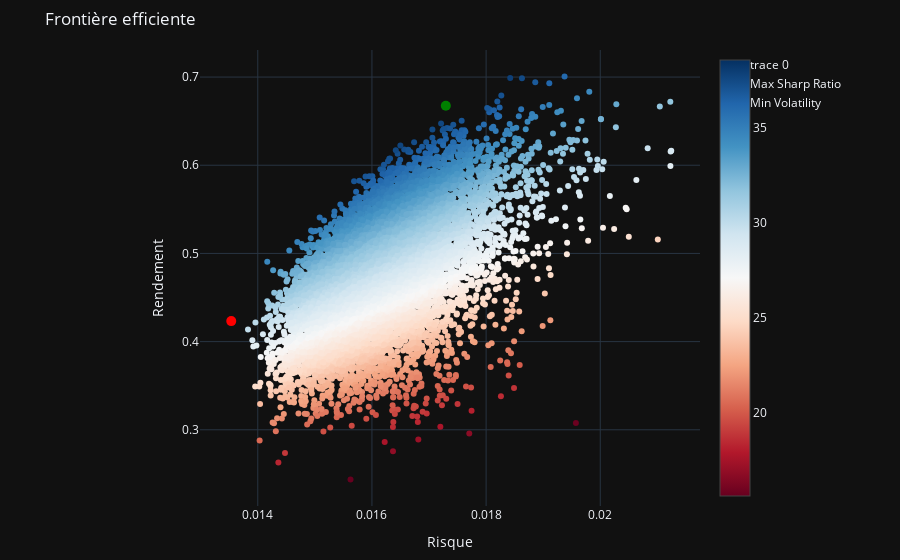

Notebook code for this chart:
### Markdown cell above
Maintenant que nous avons toutes les informations nécessaires, nous pouvons commencer à optimiser notre portefeuille. 

$$
\begin{align}
\max_{w_i} \quad & \mathbf{w}^T \mathbf{R_p} \\
\text{sous contrainte} \quad & \mathbf{w}^T \mathbf{\Sigma_p} \mathbf{w} < \sigma_{max}^2
\end{align}
$$

Utilisons Monte Carlo pour générer des valeurs aléatoires de $w_i$ et calculons le rendement et la volatilité du portefeuille pour chaque valeur de $w_i$.

### Code cell
def generate_random_weights(n):
    """
    n: number of weights to generate
    """
    weights = np.random.rand(n)
    return weights / sum(weights)
def generate_random_portfolio(returns):
    """
    returns: dataframe of returns
    """
    weights = generate_random_weights(len(returns.columns))
    portfolio_return = compute_portfolio_value(weights, returns)
    portfolio_risk = np.sqrt(np.dot(weights.T, np.dot(returns.cov(), weights)))
    return weights, portfolio_return, portfolio_risk

# On va générer 10000 portefeuilles aléatoires et les afficher sur un graphique.
N = 10000
random_portfolios = np.zeros((3, N))
for i in range(N):
    weights, portfolio_return, portfolio_risk = generate_random_portfolio(returns)
    random_portfolios[0, i] = portfolio_return
    random_portfolios[1, i] = portfolio_risk
    random_portfolios[2, i] = (portfolio_return / portfolio_risk)
fig = go.Figure()
fig.update_layout(
    margin=dict(l=200, r=200, t=50, b=50),
)
fig.add_trace(go.Scatter(x=random_portfolios[1], y=random_portfolios[0], mode='markers', marker=dict(color=random_portfolios[2], colorscale='RdBu', showscale=True), text=assets))
fig.update_layout(title='Frontière efficiente', yaxis_title='Rendement', xaxis_title='Risque')
 # plot max sharp ratio and min volatility portfolio
fig.add_trace(go.Scatter(x=[random_portfolios[1][np.argmax(random_portfolios[2])]], y=[random_portfolios[0][np.argmax(random_portfolios[2])]], mode='markers', marker=dict(color='green', size=10), name='Max Sharp Ratio'))
fig.add_trace(go.Scatter(x=[random_portfolios[1][np.argmin(random_portfolios[1])]], y=[random_portfolios[0][np.argmin(random_portfolios[1])]], mode='markers', marker=dict(color='red', size=10), name='Min Volatility'))
fig.show()

### Figure 1 — Plotly figure (JSON) as saved in the notebook; plotly's stock layout.template omitted (floating-point values rounded to 4 significant figures; data arrays with more than 128 entries replaced by an {"elided": "..."} marker saying what was removed)
{"data": [{"marker": {"color": {"elided": "10000 float values"}, "colorscale": [[0, "rgb(103,0,31)"], [0.1, "rgb(178,24,43)"], [0.2, "rgb(214,96,77)"], [0.3, "rgb(244,165,130)"], [0.4, "rgb(253,219,199)"], [0.5, "rgb(247,247,247)"], [0.6, "rgb(209,229,240)"], [0.7, "rgb(146,197,222)"], [0.8, "rgb(67,147,195)"], [0.9, "rgb(33,102,172)"], [1, "rgb(5,48,97)"]], "showscale": true}, "mode": "markers", "text": ["AAPL", "AMZN", "MSFT", "GOOG", "TSLA", "NVDA", "PYPL", "ADBE", "NFLX"], "type": "scatter", "x": {"elided": "10000 float values"}, "y": {"elided": "10000 float values"}}, {"marker": {"color": "green", "size": 10}, "mode": "markers", "name": "Max Sharp Ratio", "type": "scatter", "x": [0.01729], "y": [0.6675]}, {"marker": {"color": "red", "size": 10}, "mode": "markers", "name": "Min Volatility", "type": "scatter", "x": [0.01354], "y": [0.4232]}], "layout": {"margin": {"b": 50, "l": 200, "r": 200, "t": 50}, "title": {"text": "Frontière efficiente"}, "xaxis": {"title": {"text": "Risque"}}, "yaxis": {"title": {"text": "Rendement"}}}}
